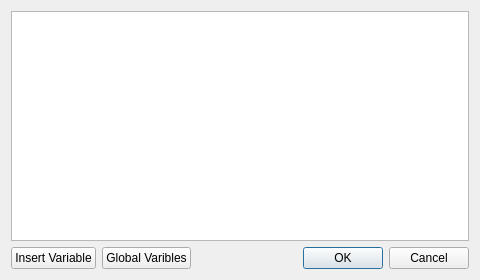
<?xml version="1.0" encoding="UTF-8"?>
<ui version="4.0">
 <class>ParamPropertyEditDialog</class>
 <widget class="QDialog" name="ParamPropertyEditDialog">
  <property name="geometry">
   <rect>
    <x>0</x>
    <y>0</y>
    <width>480</width>
    <height>280</height>
   </rect>
  </property>
  <property name="windowTitle">
   <string>Param Property Editor</string>
  </property>
  <layout class="QVBoxLayout" name="verticalLayout">
   <item>
    <widget class="QTextEdit" name="textEdit"/>
   </item>
   <item>
    <layout class="QHBoxLayout" name="horizontalLayout">
     <item>
      <widget class="QPushButton" name="btnInsertVariable">
       <property name="text">
        <string>Insert Variable</string>
       </property>
      </widget>
     </item>
     <item>
      <widget class="QPushButton" name="btnGlobalVaribles">
       <property name="text">
        <string>Global Varibles</string>
       </property>
      </widget>
     </item>
     <item>
      <widget class="QDialogButtonBox" name="buttonBox">
       <property name="orientation">
        <enum>Qt::Horizontal</enum>
       </property>
       <property name="standardButtons">
        <set>QDialogButtonBox::Cancel|QDialogButtonBox::Ok</set>
       </property>
      </widget>
     </item>
    </layout>
   </item>
  </layout>
 </widget>
 <resources/>
 <connections>
  <connection>
   <sender>buttonBox</sender>
   <signal>accepted()</signal>
   <receiver>ParamPropertyEditDialog</receiver>
   <slot>accept()</slot>
   <hints>
    <hint type="sourcelabel">
     <x>248</x>
     <y>254</y>
    </hint>
    <hint type="destinationlabel">
     <x>157</x>
     <y>274</y>
    </hint>
   </hints>
  </connection>
  <connection>
   <sender>buttonBox</sender>
   <signal>rejected()</signal>
   <receiver>ParamPropertyEditDialog</receiver>
   <slot>reject()</slot>
   <hints>
    <hint type="sourcelabel">
     <x>316</x>
     <y>260</y>
    </hint>
    <hint type="destinationlabel">
     <x>286</x>
     <y>274</y>
    </hint>
   </hints>
  </connection>
 </connections>
</ui>
